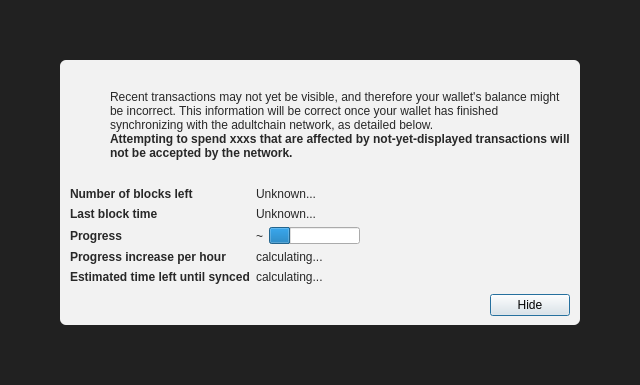
<?xml version="1.0" encoding="UTF-8"?>
<ui version="4.0">
 <class>ModalOverlay</class>
 <widget class="ModalOverlay" name="ModalOverlay">
  <property name="geometry">
   <rect>
    <x>0</x>
    <y>0</y>
    <width>640</width>
    <height>385</height>
   </rect>
  </property>
  <property name="windowTitle">
   <string>Form</string>
  </property>
  <layout class="QVBoxLayout" name="verticalLayout" stretch="0">
   <property name="sizeConstraint">
    <enum>QLayout::SetDefaultConstraint</enum>
   </property>
   <property name="leftMargin">
    <number>0</number>
   </property>
   <property name="topMargin">
    <number>0</number>
   </property>
   <property name="rightMargin">
    <number>0</number>
   </property>
   <property name="bottomMargin">
    <number>0</number>
   </property>
   <item>
    <widget class="QWidget" name="bgWidget" native="true">
     <property name="styleSheet">
      <string notr="true">#bgWidget { background: rgba(0,0,0,220); }</string>
     </property>
     <layout class="QVBoxLayout" name="verticalLayoutMain" stretch="1">
      <property name="leftMargin">
       <number>60</number>
      </property>
      <property name="topMargin">
       <number>60</number>
      </property>
      <property name="rightMargin">
       <number>60</number>
      </property>
      <property name="bottomMargin">
       <number>60</number>
      </property>
      <item>
       <widget class="QWidget" name="contentWidget" native="true">
        <property name="styleSheet">
         <string notr="true">#contentWidget { background: rgba(255,255,255,240); border-radius: 6px; }

QLabel { color: rgb(40,40,40);  }</string>
        </property>
        <layout class="QVBoxLayout" name="verticalLayoutSub" stretch="1,0,0,0">
         <property name="spacing">
          <number>0</number>
         </property>
         <property name="leftMargin">
          <number>10</number>
         </property>
         <property name="topMargin">
          <number>10</number>
         </property>
         <property name="rightMargin">
          <number>10</number>
         </property>
         <property name="bottomMargin">
          <number>10</number>
         </property>
         <item>
          <layout class="QHBoxLayout" name="horizontalLayoutIconText" stretch="0,1">
           <property name="topMargin">
            <number>20</number>
           </property>
           <item>
            <layout class="QVBoxLayout" name="verticalLayoutIcon">
             <property name="leftMargin">
              <number>0</number>
             </property>
             <item>
              <widget class="QPushButton" name="warningIcon">
               <property name="enabled">
                <bool>false</bool>
               </property>
               <property name="text">
                <string/>
               </property>
               <property name="icon">
                <iconset>
                 <normaloff>:/icons/warning</normaloff>
                 <disabledoff>:/icons/warning</disabledoff>:/icons/warning</iconset>
               </property>
               <property name="iconSize">
                <size>
                 <width>48</width>
                 <height>48</height>
                </size>
               </property>
               <property name="flat">
                <bool>true</bool>
               </property>
              </widget>
             </item>
             <item>
              <spacer name="verticalSpacerWarningIcon">
               <property name="orientation">
                <enum>Qt::Vertical</enum>
               </property>
               <property name="sizeHint" stdset="0">
                <size>
                 <width>20</width>
                 <height>40</height>
                </size>
               </property>
              </spacer>
             </item>
            </layout>
           </item>
           <item>
            <layout class="QVBoxLayout" name="verticalLayoutInfoText">
             <property name="leftMargin">
              <number>0</number>
             </property>
             <property name="topMargin">
              <number>0</number>
             </property>
             <item>
              <widget class="QLabel" name="infoText">
               <property name="text">
                <string>Recent transactions may not yet be visible, and therefore your wallet's balance might be incorrect. This information will be correct once your wallet has finished synchronizing with the adultchain network, as detailed below.</string>
               </property>
               <property name="textFormat">
                <enum>Qt::RichText</enum>
               </property>
               <property name="wordWrap">
                <bool>true</bool>
               </property>
              </widget>
             </item>
             <item>
              <widget class="QLabel" name="infoTextStrong">
               <property name="font">
                <font>
                 <weight>75</weight>
                 <bold>true</bold>
                </font>
               </property>
               <property name="text">
                <string>Attempting to spend xxxs that are affected by not-yet-displayed transactions will not be accepted by the network.</string>
               </property>
               <property name="textFormat">
                <enum>Qt::RichText</enum>
               </property>
               <property name="wordWrap">
                <bool>true</bool>
               </property>
              </widget>
             </item>
             <item>
              <spacer name="verticalSpacerInTextSpace">
               <property name="orientation">
                <enum>Qt::Vertical</enum>
               </property>
               <property name="sizeHint" stdset="0">
                <size>
                 <width>20</width>
                 <height>40</height>
                </size>
               </property>
              </spacer>
             </item>
            </layout>
           </item>
          </layout>
         </item>
         <item>
          <spacer name="verticalSpacerAfterText">
           <property name="orientation">
            <enum>Qt::Vertical</enum>
           </property>
           <property name="sizeHint" stdset="0">
            <size>
             <width>20</width>
             <height>40</height>
            </size>
           </property>
          </spacer>
         </item>
         <item>
          <layout class="QFormLayout" name="formLayout">
           <property name="fieldGrowthPolicy">
            <enum>QFormLayout::FieldsStayAtSizeHint</enum>
           </property>
           <property name="horizontalSpacing">
            <number>6</number>
           </property>
           <property name="verticalSpacing">
            <number>6</number>
           </property>
           <property name="topMargin">
            <number>10</number>
           </property>
           <item row="0" column="0">
            <widget class="QLabel" name="labelNumberOfBlocksLeft">
             <property name="font">
              <font>
               <weight>75</weight>
               <bold>true</bold>
              </font>
             </property>
             <property name="text">
              <string>Number of blocks left</string>
             </property>
            </widget>
           </item>
           <item row="0" column="1">
            <widget class="QLabel" name="numberOfBlocksLeft">
             <property name="text">
              <string>Unknown...</string>
             </property>
            </widget>
           </item>
           <item row="1" column="0">
            <widget class="QLabel" name="labelLastBlockTime">
             <property name="font">
              <font>
               <weight>75</weight>
               <bold>true</bold>
              </font>
             </property>
             <property name="text">
              <string>Last block time</string>
             </property>
            </widget>
           </item>
           <item row="1" column="1">
            <widget class="QLabel" name="newestBlockDate">
             <property name="sizePolicy">
              <sizepolicy hsizetype="Maximum" vsizetype="Preferred">
               <horstretch>0</horstretch>
               <verstretch>0</verstretch>
              </sizepolicy>
             </property>
             <property name="text">
              <string>Unknown...</string>
             </property>
            </widget>
           </item>
           <item row="2" column="0">
            <widget class="QLabel" name="labelSyncDone">
             <property name="font">
              <font>
               <weight>75</weight>
               <bold>true</bold>
              </font>
             </property>
             <property name="text">
              <string>Progress</string>
             </property>
            </widget>
           </item>
           <item row="2" column="1">
            <layout class="QHBoxLayout" name="horizontalLayoutSync" stretch="0,1">
             <item>
              <widget class="QLabel" name="percentageProgress">
               <property name="text">
                <string notr="true">~</string>
               </property>
              </widget>
             </item>
             <item>
              <widget class="QProgressBar" name="progressBar">
               <property name="value">
                <number>24</number>
               </property>
               <property name="format">
                <string/>
               </property>
              </widget>
             </item>
            </layout>
           </item>
           <item row="4" column="0">
            <widget class="QLabel" name="labelProgressIncrease">
             <property name="font">
              <font>
               <weight>75</weight>
               <bold>true</bold>
              </font>
             </property>
             <property name="text">
              <string>Progress increase per hour</string>
             </property>
            </widget>
           </item>
           <item row="4" column="1">
            <widget class="QLabel" name="progressIncreasePerH">
             <property name="text">
              <string>calculating...</string>
             </property>
            </widget>
           </item>
           <item row="5" column="0">
            <widget class="QLabel" name="labelEstimatedTimeLeft">
             <property name="font">
              <font>
               <weight>75</weight>
               <bold>true</bold>
              </font>
             </property>
             <property name="text">
              <string>Estimated time left until synced</string>
             </property>
            </widget>
           </item>
           <item row="5" column="1">
            <widget class="QLabel" name="expectedTimeLeft">
             <property name="text">
              <string>calculating...</string>
             </property>
            </widget>
           </item>
          </layout>
         </item>
         <item>
          <layout class="QHBoxLayout" name="horizontalLayoutButtons">
           <property name="leftMargin">
            <number>10</number>
           </property>
           <property name="topMargin">
            <number>10</number>
           </property>
           <item>
            <spacer name="horizontalSpacer">
             <property name="orientation">
              <enum>Qt::Horizontal</enum>
             </property>
             <property name="sizeHint" stdset="0">
              <size>
               <width>40</width>
               <height>20</height>
              </size>
             </property>
            </spacer>
           </item>
           <item>
            <widget class="QPushButton" name="closeButton">
             <property name="text">
              <string>Hide</string>
             </property>
             <property name="focusPolicy">
              <enum>Qt::StrongFocus</enum>
             </property>
             <property name="default">
              <bool>true</bool>
             </property>
            </widget>
           </item>
          </layout>
         </item>
        </layout>
       </widget>
      </item>
     </layout>
    </widget>
   </item>
  </layout>
 </widget>
 <customwidgets>
  <customwidget>
   <class>ModalOverlay</class>
   <extends>QWidget</extends>
   <header>qt/modaloverlay.h</header>
   <container>1</container>
  </customwidget>
 </customwidgets>
 <resources/>
 <connections/>
</ui>
